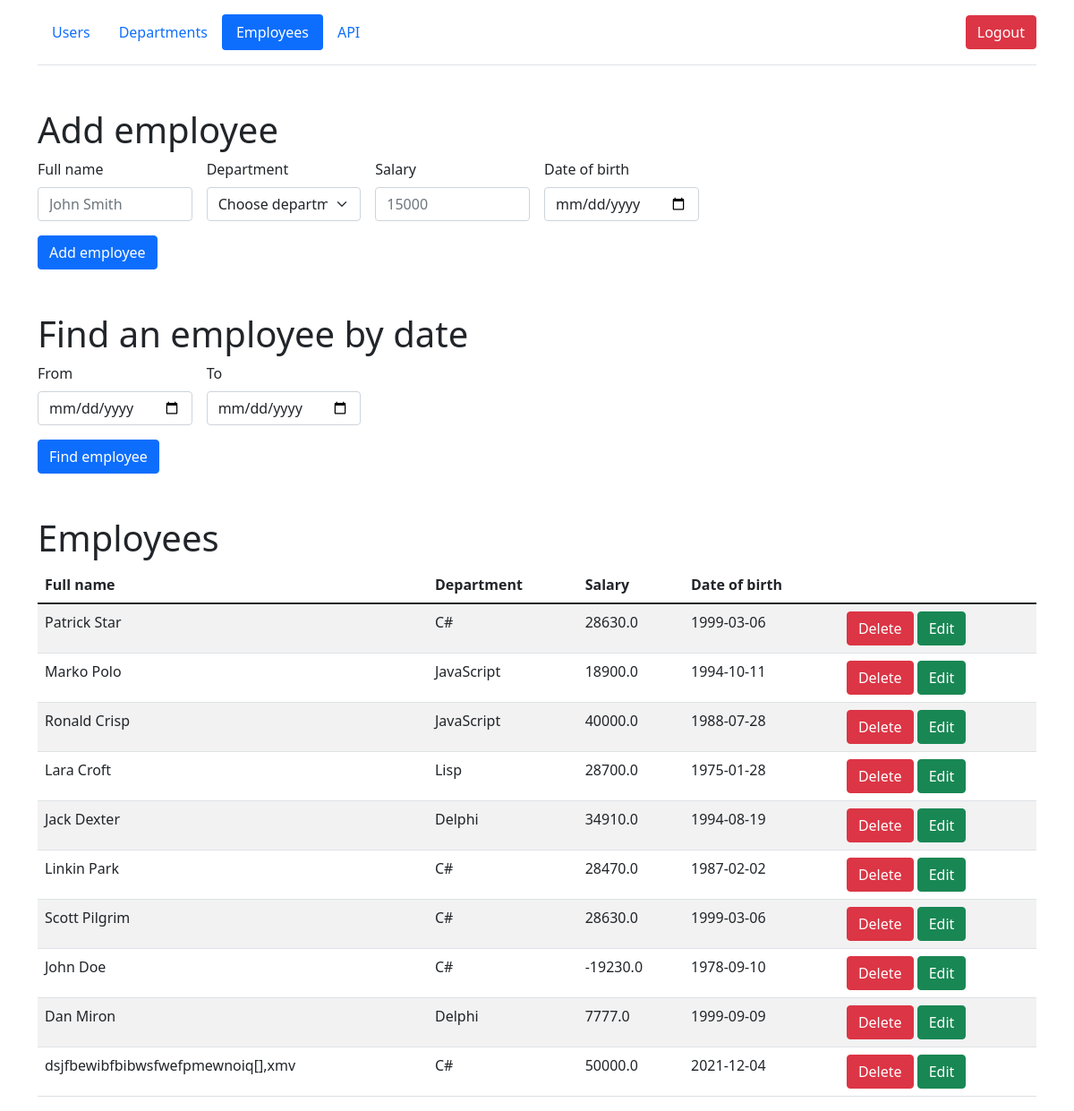
Before: /employees (signed in) with the older database file.
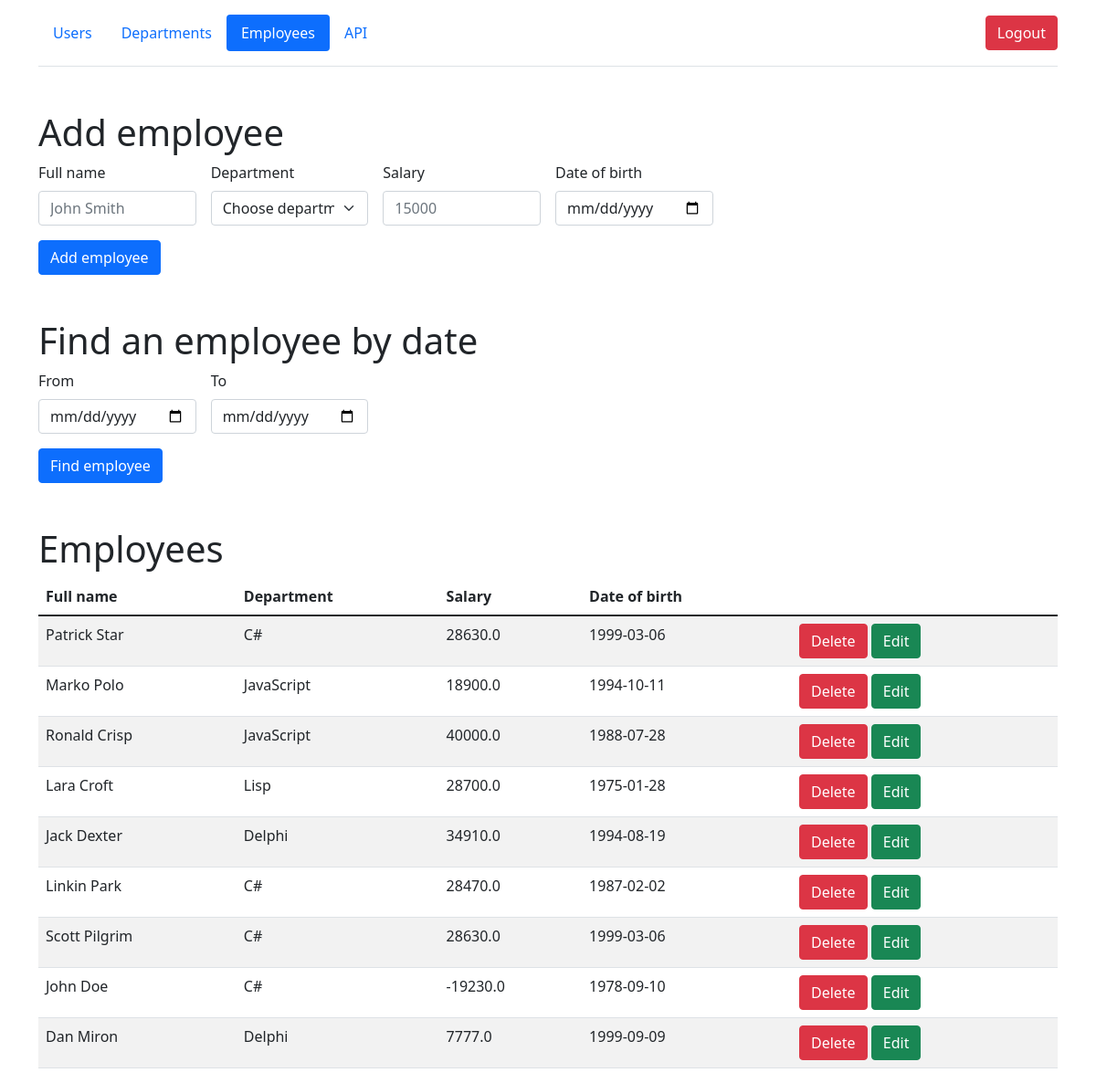
After: the same page with the newer database file.
### models/employees.py (models this page shows, shortened)
class Employees(db.Model):
    __table_args__ = {'extend_existing': True}
    id = db.Column(db.Integer, primary_key=True)
    department = db.Column(db.String(50), nullable=False)
    name = db.Column(db.String(50), nullable=False)
    birth_date = db.Column(db.Date, nullable=False)
    salary = db.Column(db.Float, nullable=False)

### views/views_employees.py (the view, shortened to what this page needs)
@api_employees.route('/employees', methods=['POST', 'GET'])
@login_required
def employees_page():
    departments = Departments.query.all()
    employees = Employees.query.all()
    if session.get('user') == ADMIN:
        return render_template('employees.html', employees=employees, departments=departments)
    if request.method == 'POST':
        if 'From' in request.form.keys() and 'To' in request.form.keys():
            departments, employees = find_emp(departments, employees)
    return render_template('employees_for_users.html', employees=employees, departments=departments)

### views/views_employees.py (called while the page is built)
@api_employees.before_request
def check_session():
    users = User.query.filter_by(login=session.get('user')).all()
    if users:
        login_user(users[0])
        session.permanent = False
    else:
        return redirect('/')

### templates/employees.html (shortened to what the changed rows need)
{% extends 'base.html' %}
{% block body %}
 <div class="container mt-5">
        <h1>Add employee</h1>
 </div>
<div class="container mt-5">
    <h1>Find an employee by date</h1>
</div>
<div class="container mt-5">
    <h1>Employees</h1>
        <table id="data" class="table table-striped">
            <thead>
              <tr>
                <th>Full name</th>
                  <th>Department</th>
                  <th>Salary</th>
                  <th>Date of birth</th>
                  <th></th>
              </tr>
            </thead>
            <tbody>
              {% for emp in employees %}
              {% if emp.id == id %}
                  <form method="post" class="row g-3 needs-validation" novalidate>
                            <tr>
                                  <td><input type="text"  name="new_name" class="form-control" id="validationCustom08" value="{{ emp.name }}" required></td>
                                  <td><select name="new_department" class="form-select" id="validationCustom09"  required>
                                    <option selected >{{ emp.department }}</option>
                                      {% for dnt in departments %}
                                        {% if dnt.department != emp.department %}
                                          <option>{{ dnt.department }}</option>
                                        {% endif %}
                                      {% endfor %}
                                  </select></td>
                                    <td><input name="new_salary" type="text" class="form-control" id="validationCustom10" value="{{ emp.salary }}" required></td>
                                    <td><input name="new_birth_date" id="validationCustom11" type="date" class="form-control" value="{{ emp.birth_date }}"></td>
                                    <td>
                                 <a href="/employees" class="btn btn-danger">Cancel</a>
                                <button class="btn btn-success" type="submit">Change</button>
                                </td>
                         </tr>
                  </form>
              {% else %}
                <tr>
                  <td>{{ emp.name }}</td>
                  <td>{{ emp.department }}</td>
                    <td>{{ emp.salary }}</td>
                    <td>{{ emp.birth_date }}</td>
                    <td>
                 <a href="/employees/{{ emp.id }}/del" class="btn btn-danger">Delete</a>
                <a href="/employees/{{ emp.id }}/edit" class="btn btn-success">Edit</a>
              </td>
                </tr>
                {% endif %}
              {% endfor %}
            </tbody>
        </table>
</div>
{% endblock %}

Changed rows visible on the page:
removed Employees: name "dsjfbewibfbibwsfwefpmewnoiq[],xmv", department "C#", salary "50000.0", birth_date "2021-12-04"
